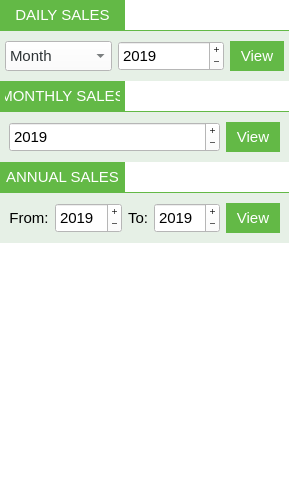
          <widget class="QWidget" name="graphicalViewsWidget" native="true">
           <property name="minimumSize">
            <size>
             <width>260</width>
             <height>0</height>
            </size>
           </property>
           <property name="maximumSize">
            <size>
             <width>500</width>
             <height>16777215</height>
            </size>
           </property>
           <property name="styleSheet">
            <string notr="true">background-color: #ffffff</string>
           </property>
           <layout class="QGridLayout" name="gridLayout_6">
            <property name="leftMargin">
             <number>0</number>
            </property>
            <property name="topMargin">
             <number>0</number>
            </property>
            <property name="rightMargin">
             <number>0</number>
            </property>
            <property name="bottomMargin">
             <number>0</number>
            </property>
            <item row="2" column="0">
             <spacer name="verticalSpacer_2">
              <property name="orientation">
               <enum>Qt::Vertical</enum>
              </property>
              <property name="sizeHint" stdset="0">
               <size>
                <width>289</width>
                <height>181</height>
               </size>
              </property>
             </spacer>
            </item>
            <item row="0" column="0">
             <layout class="QVBoxLayout" name="verticalLayout_9">
              <property name="spacing">
               <number>0</number>
              </property>
              <property name="topMargin">
               <number>0</number>
              </property>
              <property name="bottomMargin">
               <number>0</number>
              </property>
              <item>
               <layout class="QHBoxLayout" name="horizontalLayout_15">
                <property name="topMargin">
                 <number>0</number>
                </property>
                <property name="bottomMargin">
                 <number>0</number>
                </property>
                <item>
                 <widget class="QLabel" name="label_3">
                  <property name="minimumSize">
                   <size>
                    <width>125</width>
                    <height>30</height>
                   </size>
                  </property>
                  <property name="maximumSize">
                   <size>
                    <width>125</width>
                    <height>30</height>
                   </size>
                  </property>
                  <property name="font">
                   <font>
                    <pointsize>11</pointsize>
                   </font>
                  </property>
                  <property name="styleSheet">
                   <string notr="true">color: #ffffff;
background-color: #63b946;
padding:5px;
</string>
                  </property>
                  <property name="text">
                   <string>DAILY SALES</string>
                  </property>
                  <property name="alignment">
                   <set>Qt::AlignCenter</set>
                  </property>
                 </widget>
                </item>
                <item>
                 <spacer name="horizontalSpacer_5">
                  <property name="orientation">
                   <enum>Qt::Horizontal</enum>
                  </property>
                  <property name="sizeHint" stdset="0">
                   <size>
                    <width>40</width>
                    <height>20</height>
                   </size>
                  </property>
                 </spacer>
                </item>
               </layout>
              </item>
              <item>
               <widget class="QLabel" name="label_2">
                <property name="minimumSize">
                 <size>
                  <width>0</width>
                  <height>1</height>
                 </size>
                </property>
                <property name="maximumSize">
                 <size>
                  <width>16777215</width>
                  <height>1</height>
                 </size>
                </property>
                <property name="font">
                 <font>
                  <pointsize>1</pointsize>
                 </font>
                </property>
                <property name="styleSheet">
                 <string notr="true">background-color: #63b946;</string>
                </property>
                <property name="text">
                 <string/>
                </property>
               </widget>
              </item>
              <item>
               <widget class="QFrame" name="frame_3">
                <property name="minimumSize">
                 <size>
                  <width>0</width>
                  <height>50</height>
                 </size>
                </property>
                <property name="maximumSize">
                 <size>
                  <width>16777215</width>
                  <height>16777215</height>
                 </size>
                </property>
                <property name="font">
                 <font>
                  <pointsize>11</pointsize>
                 </font>
                </property>
                <property name="styleSheet">
                 <string notr="true">QFrame {
	background-color: rgb(230, 240, 230);
}
QMenu {
	color: #ffffff;
	background-color: #63b946;
	font-size: 14px;
}
QMenu::item:selected {
	color: #000000;
	background-color: rgb(255, 255, 255);
}
QMenu::item:pressed {
	color: #000000;
	background-color: #f2f2f2;
}</string>
                </property>
                <property name="frameShape">
                 <enum>QFrame::NoFrame</enum>
                </property>
                <property name="frameShadow">
                 <enum>QFrame::Plain</enum>
                </property>
                <layout class="QHBoxLayout" name="horizontalLayout_16">
                 <property name="leftMargin">
                  <number>5</number>
                 </property>
                 <property name="topMargin">
                  <number>5</number>
                 </property>
                 <property name="rightMargin">
                  <number>5</number>
                 </property>
                 <property name="bottomMargin">
                  <number>5</number>
                 </property>
                 <item>
                  <widget class="QComboBox" name="recordsDailyMonthComboBox">
                   <property name="minimumSize">
                    <size>
                     <width>0</width>
                     <height>30</height>
                    </size>
                   </property>
                   <property name="maximumSize">
                    <size>
                     <width>16777215</width>
                     <height>30</height>
                    </size>
                   </property>
                   <property name="font">
                    <font>
                     <pointsize>11</pointsize>
                    </font>
                   </property>
                   <property name="styleSheet">
                    <string notr="true">color: rgb(46, 52, 54);
background-color: rgb(255, 255, 255);
</string>
                   </property>
                   <item>
                    <property name="text">
                     <string>Month</string>
                    </property>
                   </item>
                   <item>
                    <property name="text">
                     <string>Jan</string>
                    </property>
                   </item>
                   <item>
                    <property name="text">
                     <string>Feb</string>
                    </property>
                   </item>
                   <item>
                    <property name="text">
                     <string>Mar</string>
                    </property>
                   </item>
                   <item>
                    <property name="text">
                     <string>Apr</string>
                    </property>
                   </item>
                   <item>
                    <property name="text">
                     <string>May</string>
                    </property>
                   </item>
                   <item>
                    <property name="text">
                     <string>Jun</string>
                    </property>
                   </item>
                   <item>
                    <property name="text">
                     <string>Jul</string>
                    </property>
                   </item>
                   <item>
                    <property name="text">
                     <string>Aug</string>
                    </property>
                   </item>
                   <item>
                    <property name="text">
                     <string>Sep</string>
                    </property>
                   </item>
                   <item>
                    <property name="text">
                     <string>Oct</string>
                    </property>
                   </item>
                   <item>
                    <property name="text">
                     <string>Nov</string>
                    </property>
                   </item>
                   <item>
                    <property name="text">
                     <string>Dec</string>
                    </property>
                   </item>
                  </widget>
                 </item>
                 <item>
                  <widget class="QSpinBox" name="recordsDailyYearSpinBox">
                   <property name="minimumSize">
                    <size>
                     <width>60</width>
                     <height>30</height>
                    </size>
                   </property>
                   <property name="maximumSize">
                    <size>
                     <width>16777215</width>
                     <height>30</height>
                    </size>
                   </property>
                   <property name="font">
                    <font>
                     <pointsize>11</pointsize>
                    </font>
                   </property>
                   <property name="styleSheet">
                    <string notr="true">background-color: #ffffff;</string>
                   </property>
                   <property name="buttonSymbols">
                    <enum>QAbstractSpinBox::PlusMinus</enum>
                   </property>
                   <property name="minimum">
                    <number>1990</number>
                   </property>
                   <property name="maximum">
                    <number>3000</number>
                   </property>
                   <property name="value">
                    <number>2019</number>
                   </property>
                  </widget>
                 </item>
                 <item>
                  <widget class="QToolButton" name="dailyRecordsViewButton">
                   <property name="minimumSize">
                    <size>
                     <width>50</width>
                     <height>30</height>
                    </size>
                   </property>
                   <property name="maximumSize">
                    <size>
                     <width>16777215</width>
                     <height>30</height>
                    </size>
                   </property>
                   <property name="font">
                    <font>
                     <pointsize>11</pointsize>
                    </font>
                   </property>
                   <property name="styleSheet">
                    <string notr="true">QToolButton#dailyRecordsViewButton{
	color: #ffffff;
	background-color: #63b946;
	border: 0px;
	padding-right: 5px;
	padding-left: 5px;
}
QToolButton#dailyRecordsViewButton:hover{
	color: #000000;
	background-color: rgb(255, 255, 255);
}
QToolButton#dailyRecordsViewButton:pressed{
	color: #000000;
	background-color: #f2f2f2;
}</string>
                   </property>
                   <property name="text">
                    <string>View</string>
                   </property>
                   <property name="popupMode">
                    <enum>QToolButton::InstantPopup</enum>
                   </property>
                  </widget>
                 </item>
                </layout>
               </widget>
              </item>
              <item>
               <layout class="QHBoxLayout" name="horizontalLayout_18">
                <property name="spacing">
                 <number>0</number>
                </property>
                <property name="topMargin">
                 <number>0</number>
                </property>
                <property name="bottomMargin">
                 <number>0</number>
                </property>
                <item>
                 <widget class="QLabel" name="label_4">
                  <property name="minimumSize">
                   <size>
                    <width>125</width>
                    <height>30</height>
                   </size>
                  </property>
                  <property name="maximumSize">
                   <size>
                    <width>125</width>
                    <height>30</height>
                   </size>
                  </property>
                  <property name="font">
                   <font>
                    <pointsize>11</pointsize>
                   </font>
                  </property>
                  <property name="styleSheet">
                   <string notr="true">color: #ffffff;
background-color: #63b946;
padding:5px;
</string>
                  </property>
                  <property name="text">
                   <string>MONTHLY SALES</string>
                  </property>
                  <property name="alignment">
                   <set>Qt::AlignCenter</set>
                  </property>
                 </widget>
                </item>
                <item>
                 <spacer name="horizontalSpacer_6">
                  <property name="orientation">
                   <enum>Qt::Horizontal</enum>
                  </property>
                  <property name="sizeHint" stdset="0">
                   <size>
                    <width>40</width>
                    <height>20</height>
                   </size>
                  </property>
                 </spacer>
                </item>
               </layout>
              </item>
              <item>
               <widget class="QLabel" name="label_5">
                <property name="minimumSize">
                 <size>
                  <width>0</width>
                  <height>1</height>
                 </size>
                </property>
                <property name="maximumSize">
                 <size>
                  <width>16777215</width>
                  <height>1</height>
                 </size>
                </property>
                <property name="font">
                 <font>
                  <pointsize>1</pointsize>
                 </font>
                </property>
                <property name="styleSheet">
                 <string notr="true">background-color:#63b946;</string>
                </property>
                <property name="text">
                 <string/>
                </property>
               </widget>
              </item>
              <item>
               <widget class="QFrame" name="frame_4">
                <property name="minimumSize">
                 <size>
                  <width>0</width>
                  <height>50</height>
                 </size>
                </property>
                <property name="font">
                 <font>
                  <pointsize>11</pointsize>
                 </font>
                </property>
                <property name="styleSheet">
                 <string notr="true">QFrame {
	background-color: rgb(230, 240, 230);
}
QMenu {
	color: #ffffff;
	background-color: #63b946;
	font-size: 14px;
}
QMenu::item:selected {
	color: #000000;
	background-color: rgb(255, 255, 255);
}
QMenu::item:pressed {
	color: #000000;
	background-color: #f2f2f2;
}</string>
                </property>
                <property name="frameShape">
                 <enum>QFrame::NoFrame</enum>
                </property>
                <property name="frameShadow">
                 <enum>QFrame::Plain</enum>
                </property>
                <layout class="QHBoxLayout" name="horizontalLayout_19">
                 <item>
                  <widget class="QSpinBox" name="recordsMonthlyYearSpinBox">
                   <property name="minimumSize">
                    <size>
                     <width>60</width>
                     <height>30</height>
                    </size>
                   </property>
                   <property name="maximumSize">
                    <size>
                     <width>16777215</width>
                     <height>30</height>
                    </size>
                   </property>
                   <property name="font">
                    <font>
                     <pointsize>11</pointsize>
                    </font>
                   </property>
                   <property name="styleSheet">
                    <string notr="true">background-color: #ffffff;</string>
                   </property>
                   <property name="buttonSymbols">
                    <enum>QAbstractSpinBox::PlusMinus</enum>
                   </property>
                   <property name="minimum">
                    <number>1990</number>
                   </property>
                   <property name="maximum">
                    <number>3000</number>
                   </property>
                   <property name="value">
                    <number>2019</number>
                   </property>
                  </widget>
                 </item>
                 <item>
                  <widget class="QToolButton" name="monthlyRecordsViewButton">
                   <property name="minimumSize">
                    <size>
                     <width>50</width>
                     <height>30</height>
                    </size>
                   </property>
                   <property name="maximumSize">
                    <size>
                     <width>16777215</width>
                     <height>30</height>
                    </size>
                   </property>
                   <property name="font">
                    <font>
                     <pointsize>11</pointsize>
                    </font>
                   </property>
                   <property name="styleSheet">
                    <string notr="true">QToolButton#monthlyRecordsViewButton{
	color: #ffffff;
	background-color: #63b946;
	border: 0px;
	padding-right: 5px;
	padding-left: 5px;
}
QToolButton#monthlyRecordsViewButton:hover{
	color: #000000;
	background-color: rgb(255, 255, 255);
}
QToolButton#monthlyRecordsViewButton:pressed{
	color: #000000;
	background-color: #f2f2f2;
}</string>
                   </property>
                   <property name="text">
                    <string>View</string>
                   </property>
                   <property name="popupMode">
                    <enum>QToolButton::InstantPopup</enum>
                   </property>
                  </widget>
                 </item>
                </layout>
               </widget>
              </item>
              <item>
               <layout class="QHBoxLayout" name="horizontalLayout_20">
                <property name="topMargin">
                 <number>0</number>
                </property>
                <item>
                 <widget class="QLabel" name="label_6">
                  <property name="minimumSize">
                   <size>
                    <width>125</width>
                    <height>30</height>
                   </size>
                  </property>
                  <property name="maximumSize">
                   <size>
                    <width>125</width>
                    <height>30</height>
                   </size>
                  </property>
                  <property name="font">
                   <font>
                    <pointsize>11</pointsize>
                   </font>
                  </property>
                  <property name="styleSheet">
                   <string notr="true">color: #ffffff;
background-color: #63b946;
padding:5px;
</string>
                  </property>
                  <property name="text">
                   <string>ANNUAL SALES</string>
                  </property>
                  <property name="alignment">
                   <set>Qt::AlignCenter</set>
                  </property>
                 </widget>
                </item>
                <item>
                 <spacer name="horizontalSpacer_7">
                  <property name="orientation">
                   <enum>Qt::Horizontal</enum>
                  </property>
                  <property name="sizeHint" stdset="0">
                   <size>
                    <width>40</width>
                    <height>20</height>
                   </size>
                  </property>
                 </spacer>
                </item>
               </layout>
              </item>
              <item>
               <widget class="QLabel" name="label_8">
                <property name="minimumSize">
                 <size>
                  <width>0</width>
                  <height>1</height>
                 </size>
                </property>
                <property name="maximumSize">
                 <size>
                  <width>16777215</width>
                  <height>1</height>
                 </size>
                </property>
                <property name="styleSheet">
                 <string notr="true">background-color:#63b946;</string>
                </property>
                <property name="text">
                 <string/>
                </property>
               </widget>
              </item>
              <item>
               <widget class="QFrame" name="frame_5">
                <property name="minimumSize">
                 <size>
                  <width>0</width>
                  <height>50</height>
                 </size>
                </property>
                <property name="font">
                 <font>
                  <pointsize>11</pointsize>
                 </font>
                </property>
                <property name="styleSheet">
                 <string notr="true">QFrame {
	background-color: rgb(230, 240, 230);
}
QMenu {
	color: #ffffff;
	background-color: #63b946;
	font-size: 14px;
}
QMenu::item:selected {
	color: #000000;
	background-color: rgb(255, 255, 255);
}
QMenu::item:pressed {
	color: #000000;
	background-color: #f2f2f2;
}</string>
                </property>
                <layout class="QHBoxLayout" name="horizontalLayout_21">
                 <item>
                  <widget class="QLabel" name="label_11">
                   <property name="minimumSize">
                    <size>
                     <width>40</width>
                     <height>30</height>
                    </size>
                   </property>
                   <property name="maximumSize">
                    <size>
                     <width>40</width>
                     <height>30</height>
                    </size>
                   </property>
                   <property name="font">
                    <font>
                     <pointsize>11</pointsize>
                    </font>
                   </property>
                   <property name="text">
                    <string>From:</string>
                   </property>
                   <property name="alignment">
                    <set>Qt::AlignCenter</set>
                   </property>
                  </widget>
                 </item>
                 <item>
                  <widget class="QSpinBox" name="recordsYearlyFromYearSpinBox">
                   <property name="minimumSize">
                    <size>
                     <width>60</width>
                     <height>30</height>
                    </size>
                   </property>
                   <property name="maximumSize">
                    <size>
                     <width>16777215</width>
                     <height>30</height>
                    </size>
                   </property>
                   <property name="font">
                    <font>
                     <pointsize>11</pointsize>
                    </font>
                   </property>
                   <property name="styleSheet">
                    <string notr="true">background-color:#ffffff;</string>
                   </property>
                   <property name="alignment">
                    <set>Qt::AlignLeading|Qt::AlignLeft|Qt::AlignVCenter</set>
                   </property>
                   <property name="buttonSymbols">
                    <enum>QAbstractSpinBox::PlusMinus</enum>
                   </property>
                   <property name="minimum">
                    <number>1990</number>
                   </property>
                   <property name="maximum">
                    <number>3000</number>
                   </property>
                   <property name="value">
                    <number>2019</number>
                   </property>
                  </widget>
                 </item>
                 <item>
                  <widget class="QLabel" name="label_10">
                   <property name="minimumSize">
                    <size>
                     <width>20</width>
                     <height>30</height>
                    </size>
                   </property>
                   <property name="maximumSize">
                    <size>
                     <width>20</width>
                     <height>30</height>
                    </size>
                   </property>
                   <property name="font">
                    <font>
                     <pointsize>11</pointsize>
                    </font>
                   </property>
                   <property name="text">
                    <string>To:</string>
                   </property>
                   <property name="alignment">
                    <set>Qt::AlignCenter</set>
                   </property>
                  </widget>
                 </item>
                 <item>
                  <widget class="QSpinBox" name="recordsYearlyToYearSpinBox">
                   <property name="minimumSize">
                    <size>
                     <width>60</width>
                     <height>30</height>
                    </size>
                   </property>
                   <property name="maximumSize">
                    <size>
                     <width>16777215</width>
                     <height>30</height>
                    </size>
                   </property>
                   <property name="font">
                    <font>
                     <pointsize>11</pointsize>
                    </font>
                   </property>
                   <property name="styleSheet">
                    <string notr="true">background-color:#ffffff;</string>
                   </property>
                   <property name="buttonSymbols">
                    <enum>QAbstractSpinBox::PlusMinus</enum>
                   </property>
                   <property name="minimum">
                    <number>1990</number>
                   </property>
                   <property name="maximum">
                    <number>3000</number>
                   </property>
                   <property name="value">
                    <number>2019</number>
                   </property>
                  </widget>
                 </item>
                 <item>
                  <widget class="QToolButton" name="yearlyRecordsViewButton">
                   <property name="minimumSize">
                    <size>
                     <width>50</width>
                     <height>30</height>
                    </size>
                   </property>
                   <property name="maximumSize">
                    <size>
                     <width>16777215</width>
                     <height>30</height>
                    </size>
                   </property>
                   <property name="font">
                    <font>
                     <pointsize>11</pointsize>
                    </font>
                   </property>
                   <property name="styleSheet">
                    <string notr="true">QToolButton#yearlyRecordsViewButton{
	color: #ffffff;
	background-color: #63b946;
	border: 0px;
	padding-right: 5px;
	padding-left: 5px;
}
QToolButton#yearlyRecordsViewButton:hover{
	color: #000000;
	background-color: rgb(255, 255, 255);
}
QToolButton#yearlyRecordsViewButton:pressed{
	color: #000000;
	background-color: #f2f2f2;
}</string>
                   </property>
                   <property name="text">
                    <string>View</string>
                   </property>
                   <property name="popupMode">
                    <enum>QToolButton::InstantPopup</enum>
                   </property>
                  </widget>
                 </item>
                </layout>
               </widget>
              </item>
             </layout>
            </item>
            <item row="1" column="0">
             <widget class="QLabel" name="loadingGraphAnimLabel">
              <property name="minimumSize">
               <size>
                <width>0</width>
                <height>50</height>
               </size>
              </property>
              <property name="maximumSize">
               <size>
                <width>16777215</width>
                <height>50</height>
               </size>
              </property>
              <property name="text">
               <string/>
              </property>
              <property name="scaledContents">
               <bool>false</bool>
              </property>
              <property name="alignment">
               <set>Qt::AlignCenter</set>
              </property>
             </widget>
            </item>
           </layout>
          </widget>
